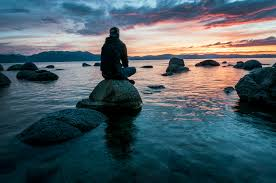
#> input picture LAB/Input/ex24.jpg, 276 x 183 px
$ python e24.py
#> lines starting #> are read from the running program, lines starting #| are printed output that depends on the picture
import cv2
import numpy as np

# Load grayscale image
img = cv2.imread('./Input/ex24.jpg', cv2.IMREAD_GRAYSCALE)
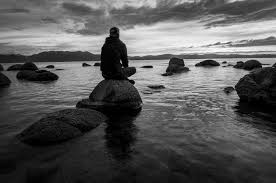
#> img: shape (183, 276); min 0, max 255, mean 87.8

# Apply Gaussian blur (low-pass filter)
blurred = cv2.GaussianBlur(img, (5,5), 0)
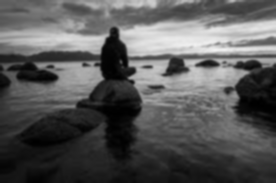
#> blurred: shape (183, 276); min 0, max 242, mean 87.8

# High-boost filtering (A > 1)
A = 1.7
high_boost = cv2.addWeighted(img, A, blurred, -1, 0)
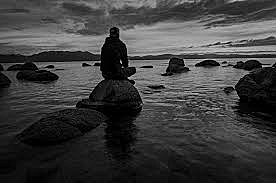
#> high_boost: shape (183, 276); min 0, max 234, mean 61.8

cv2.imshow("Original", img)
cv2.imshow("High-Boost Sharpened", high_boost)
cv2.imwrite('./Output/high_boost_sharpened.jpg', high_boost)
cv2.waitKey(0)
cv2.destroyAllWindows()

$ run again, with LAB/Input/ex1.jpg copied over LAB/Input/ex24.jpg
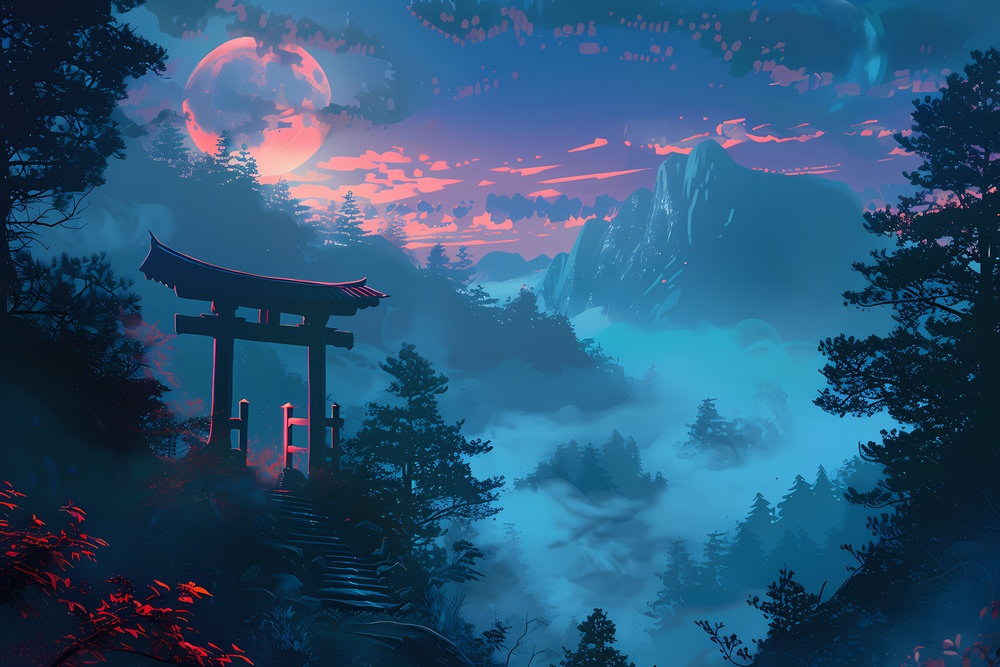
#> input picture LAB/Input/ex1.jpg, 1000 x 667 px, shrunk from 5376 x 3584 before the run
#> `img = cv2.imread('./Input/ex24.jpg', cv2.IMREAD_GRAYSCALE)`:
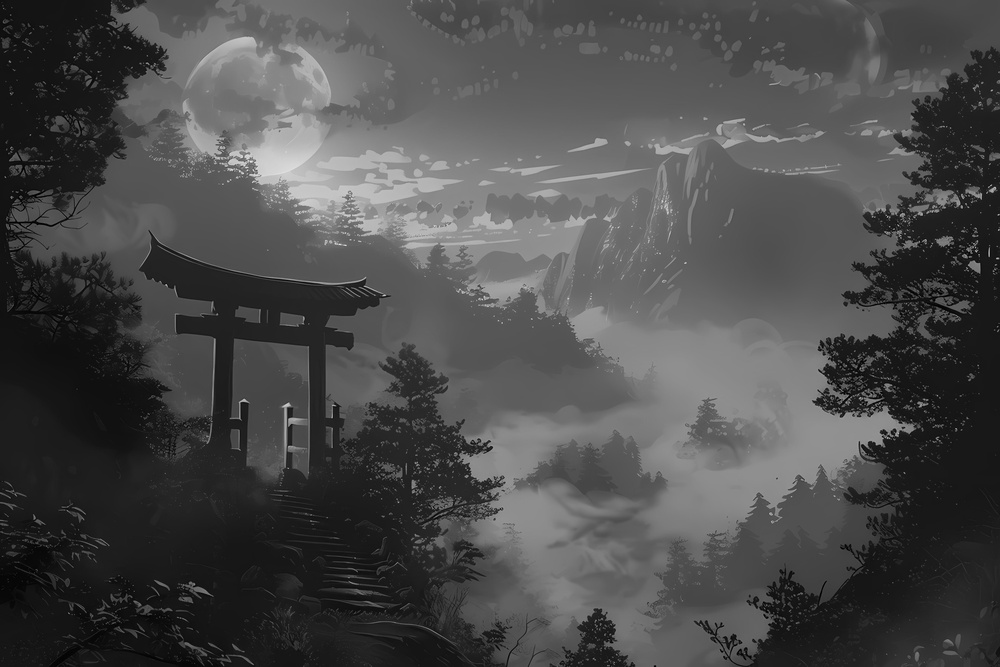
#> img: shape (667, 1000); min 0, max 232, mean 75.4
#> `high_boost = cv2.addWeighted(img, A, blurred, -1, 0)`:
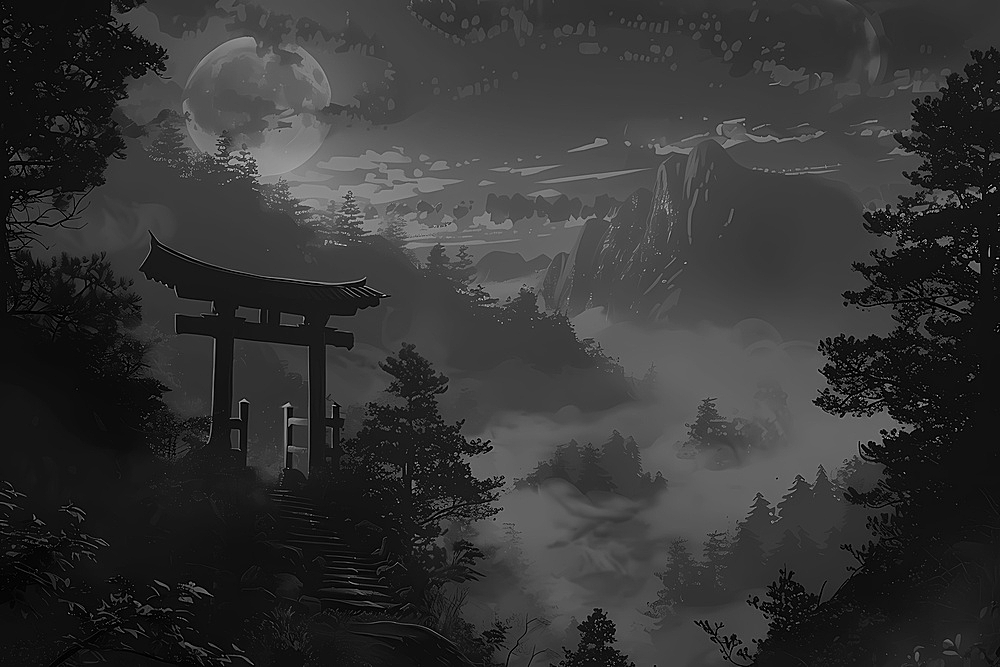
#> high_boost: shape (667, 1000); min 0, max 237, mean 53

$ run again, with LAB/Input/ex10.jpg copied over LAB/Input/ex24.jpg
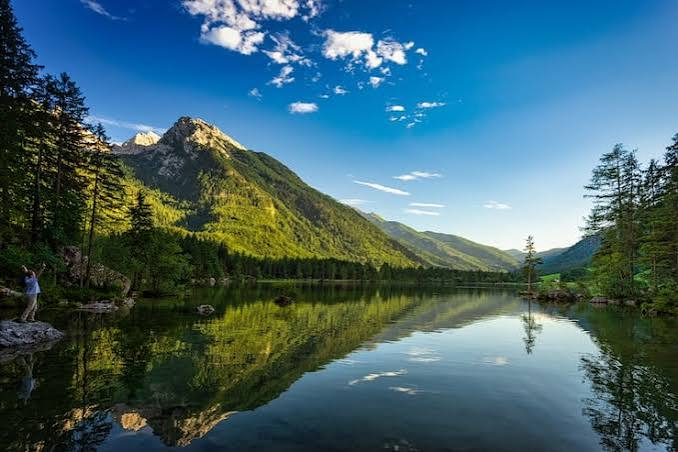
#> input picture LAB/Input/ex10.jpg, 678 x 452 px
#> `img = cv2.imread('./Input/ex24.jpg', cv2.IMREAD_GRAYSCALE)`:
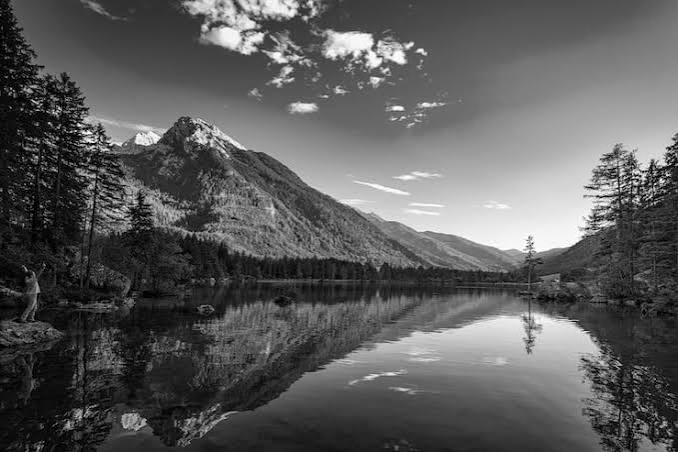
#> img: shape (452, 678); min 0, max 255, mean 92
#> `high_boost = cv2.addWeighted(img, A, blurred, -1, 0)`:
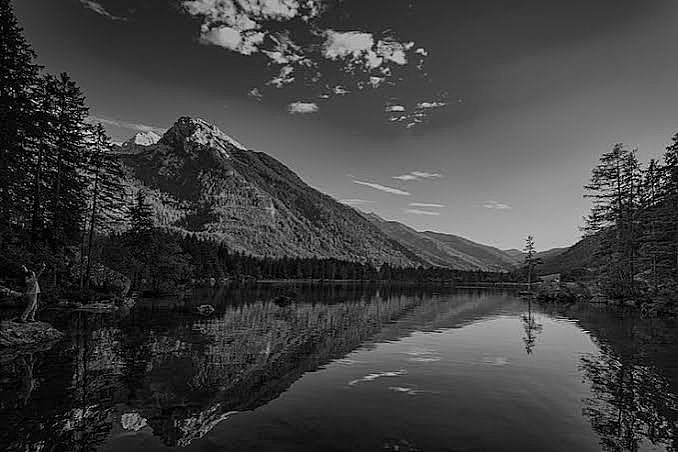
#> high_boost: shape (452, 678); min 0, max 255, mean 65

$ run again, with LAB/Input/ex11.jpg copied over LAB/Input/ex24.jpg
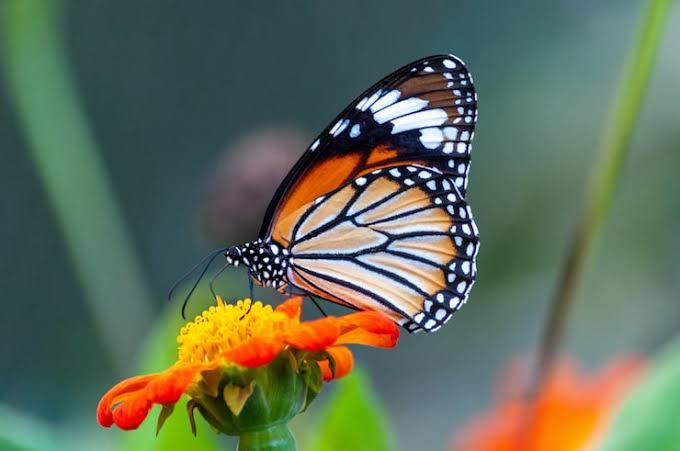
#> input picture LAB/Input/ex11.jpg, 680 x 451 px
#> `img = cv2.imread('./Input/ex24.jpg', cv2.IMREAD_GRAYSCALE)`:
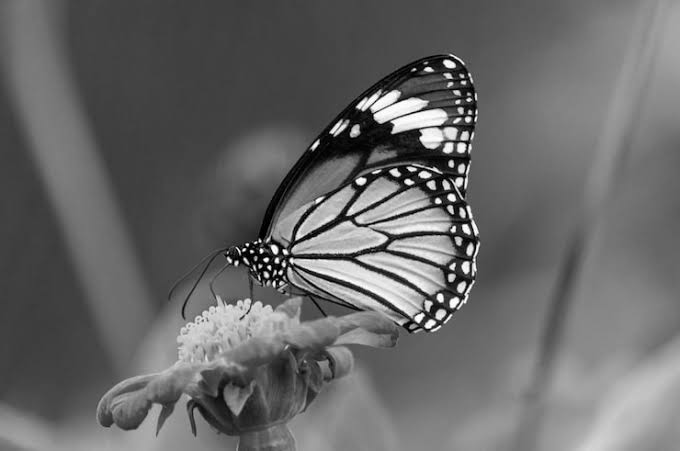
#> img: shape (451, 680); min 0, max 255, mean 103.6
#> `high_boost = cv2.addWeighted(img, A, blurred, -1, 0)`:
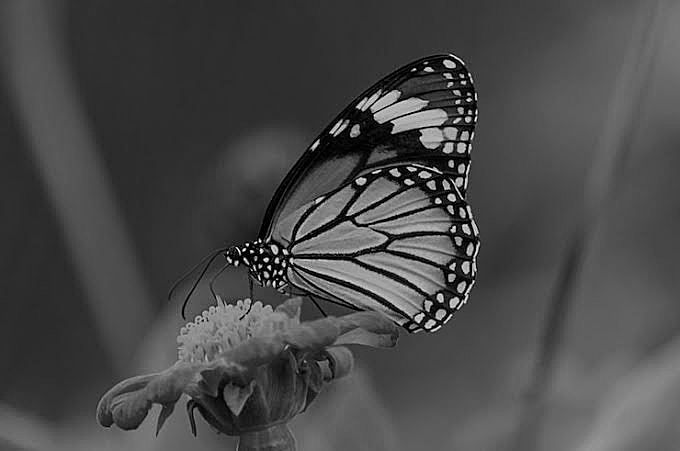
#> high_boost: shape (451, 680); min 0, max 255, mean 72.8
